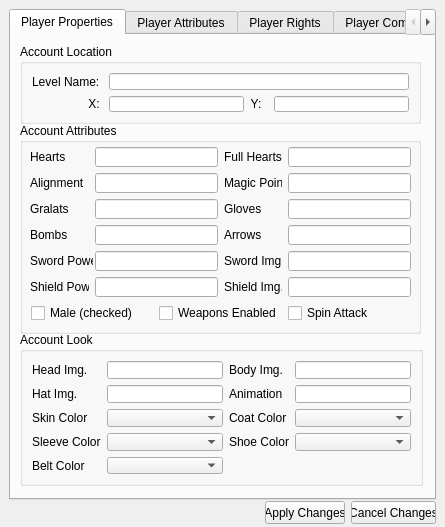
<ui version="4.0" >
 <class>CRCAccount</class>
 <widget class="QWidget" name="CRCAccount" >
  <property name="geometry" >
   <rect>
    <x>0</x>
    <y>0</y>
    <width>445</width>
    <height>527</height>
   </rect>
  </property>
  <property name="sizePolicy" >
   <sizepolicy>
    <hsizetype>0</hsizetype>
    <vsizetype>0</vsizetype>
    <horstretch>0</horstretch>
    <verstretch>0</verstretch>
   </sizepolicy>
  </property>
  <property name="windowTitle" >
   <string>Viewing Account: Joey (127.0.0.1)</string>
  </property>
  <property name="windowIcon" >
   <iconset resource="resource.qrc" >:/RC/remotecontrol.png</iconset>
  </property>
  <widget class="QTabWidget" name="tabWidget" >
   <property name="geometry" >
    <rect>
     <x>9</x>
     <y>9</y>
     <width>427</width>
     <height>491</height>
    </rect>
   </property>
   <property name="currentIndex" >
    <number>0</number>
   </property>
   <widget class="QWidget" name="tab_1" >
    <attribute name="title" >
     <string>Player Properties</string>
    </attribute>
    <widget class="QGroupBox" name="groupBox_5" >
     <property name="geometry" >
      <rect>
       <x>9</x>
       <y>9</y>
       <width>401</width>
       <height>80</height>
      </rect>
     </property>
     <property name="title" >
      <string>Account Location</string>
     </property>
     <layout class="QGridLayout" >
      <property name="margin" >
       <number>9</number>
      </property>
      <property name="spacing" >
       <number>6</number>
      </property>
      <item row="1" column="2" >
       <widget class="QLabel" name="label_17" >
        <property name="text" >
         <string>Y:  </string>
        </property>
        <property name="alignment" >
         <set>Qt::AlignRight|Qt::AlignTrailing|Qt::AlignVCenter</set>
        </property>
       </widget>
      </item>
      <item row="1" column="1" >
       <widget class="QLineEdit" name="ppX" />
      </item>
      <item row="1" column="3" >
       <widget class="QLineEdit" name="ppY" />
      </item>
      <item row="1" column="0" >
       <widget class="QLabel" name="label_16" >
        <property name="text" >
         <string>X: </string>
        </property>
        <property name="alignment" >
         <set>Qt::AlignRight|Qt::AlignTrailing|Qt::AlignVCenter</set>
        </property>
       </widget>
      </item>
      <item row="0" column="1" colspan="3" >
       <widget class="QLineEdit" name="ppLevel" />
      </item>
      <item row="0" column="0" >
       <widget class="QLabel" name="label_15" >
        <property name="text" >
         <string>Level Name: </string>
        </property>
       </widget>
      </item>
     </layout>
    </widget>
    <widget class="QGroupBox" name="groupBox_4" >
     <property name="geometry" >
      <rect>
       <x>9</x>
       <y>88</y>
       <width>401</width>
       <height>211</height>
      </rect>
     </property>
     <property name="title" >
      <string>Account Attributes</string>
     </property>
     <widget class="QLabel" name="label_3" >
      <property name="geometry" >
       <rect>
        <x>10</x>
        <y>24</y>
        <width>59</width>
        <height>20</height>
       </rect>
      </property>
      <property name="text" >
       <string>Hearts</string>
      </property>
     </widget>
     <widget class="QLabel" name="label_9" >
      <property name="geometry" >
       <rect>
        <x>204</x>
        <y>24</y>
        <width>58</width>
        <height>20</height>
       </rect>
      </property>
      <property name="text" >
       <string>Full Hearts</string>
      </property>
     </widget>
     <widget class="QLabel" name="label_4" >
      <property name="geometry" >
       <rect>
        <x>10</x>
        <y>50</y>
        <width>59</width>
        <height>20</height>
       </rect>
      </property>
      <property name="text" >
       <string>Alignment</string>
      </property>
     </widget>
     <widget class="QLabel" name="label_10" >
      <property name="geometry" >
       <rect>
        <x>204</x>
        <y>50</y>
        <width>58</width>
        <height>20</height>
       </rect>
      </property>
      <property name="text" >
       <string>Magic Points</string>
      </property>
     </widget>
     <widget class="QLabel" name="label_6" >
      <property name="geometry" >
       <rect>
        <x>10</x>
        <y>76</y>
        <width>59</width>
        <height>20</height>
       </rect>
      </property>
      <property name="text" >
       <string>Gralats</string>
      </property>
     </widget>
     <widget class="QLabel" name="label_11" >
      <property name="geometry" >
       <rect>
        <x>204</x>
        <y>76</y>
        <width>58</width>
        <height>20</height>
       </rect>
      </property>
      <property name="text" >
       <string>Gloves</string>
      </property>
     </widget>
     <widget class="QLabel" name="label_12" >
      <property name="geometry" >
       <rect>
        <x>204</x>
        <y>102</y>
        <width>58</width>
        <height>20</height>
       </rect>
      </property>
      <property name="text" >
       <string>Arrows</string>
      </property>
     </widget>
     <widget class="QLabel" name="label_7" >
      <property name="geometry" >
       <rect>
        <x>10</x>
        <y>154</y>
        <width>59</width>
        <height>20</height>
       </rect>
      </property>
      <property name="text" >
       <string>Shield Power</string>
      </property>
     </widget>
     <widget class="QLabel" name="label_13" >
      <property name="geometry" >
       <rect>
        <x>204</x>
        <y>128</y>
        <width>58</width>
        <height>20</height>
       </rect>
      </property>
      <property name="text" >
       <string>Sword Img.</string>
      </property>
     </widget>
     <widget class="QLabel" name="label_14" >
      <property name="geometry" >
       <rect>
        <x>204</x>
        <y>154</y>
        <width>58</width>
        <height>20</height>
       </rect>
      </property>
      <property name="text" >
       <string>Shield Img.</string>
      </property>
     </widget>
     <widget class="QLineEdit" name="ppMP" >
      <property name="geometry" >
       <rect>
        <x>268</x>
        <y>50</y>
        <width>123</width>
        <height>20</height>
       </rect>
      </property>
     </widget>
     <widget class="QLineEdit" name="ppGralats" >
      <property name="geometry" >
       <rect>
        <x>75</x>
        <y>76</y>
        <width>123</width>
        <height>20</height>
       </rect>
      </property>
     </widget>
     <widget class="QLineEdit" name="ppGlove" >
      <property name="geometry" >
       <rect>
        <x>268</x>
        <y>76</y>
        <width>123</width>
        <height>20</height>
       </rect>
      </property>
     </widget>
     <widget class="QLineEdit" name="ppArrows" >
      <property name="geometry" >
       <rect>
        <x>268</x>
        <y>102</y>
        <width>123</width>
        <height>20</height>
       </rect>
      </property>
     </widget>
     <widget class="QLabel" name="label_5" >
      <property name="geometry" >
       <rect>
        <x>10</x>
        <y>128</y>
        <width>63</width>
        <height>20</height>
       </rect>
      </property>
      <property name="text" >
       <string>Sword Power</string>
      </property>
     </widget>
     <widget class="QLabel" name="label_8" >
      <property name="geometry" >
       <rect>
        <x>10</x>
        <y>102</y>
        <width>59</width>
        <height>20</height>
       </rect>
      </property>
      <property name="text" >
       <string>Bombs</string>
      </property>
     </widget>
     <widget class="QLineEdit" name="ppBombs" >
      <property name="geometry" >
       <rect>
        <x>75</x>
        <y>102</y>
        <width>123</width>
        <height>20</height>
       </rect>
      </property>
     </widget>
     <widget class="QLineEdit" name="ppSwordImg" >
      <property name="geometry" >
       <rect>
        <x>268</x>
        <y>128</y>
        <width>123</width>
        <height>20</height>
       </rect>
      </property>
     </widget>
     <widget class="QLineEdit" name="ppShieldPower" >
      <property name="geometry" >
       <rect>
        <x>75</x>
        <y>154</y>
        <width>123</width>
        <height>20</height>
       </rect>
      </property>
     </widget>
     <widget class="QLineEdit" name="ppShieldImg" >
      <property name="geometry" >
       <rect>
        <x>268</x>
        <y>154</y>
        <width>123</width>
        <height>20</height>
       </rect>
      </property>
     </widget>
     <widget class="QLineEdit" name="ppPower" >
      <property name="geometry" >
       <rect>
        <x>75</x>
        <y>24</y>
        <width>123</width>
        <height>20</height>
       </rect>
      </property>
     </widget>
     <widget class="QLineEdit" name="ppMaxPower" >
      <property name="geometry" >
       <rect>
        <x>268</x>
        <y>24</y>
        <width>123</width>
        <height>20</height>
       </rect>
      </property>
     </widget>
     <widget class="QLineEdit" name="ppAP" >
      <property name="geometry" >
       <rect>
        <x>75</x>
        <y>50</y>
        <width>123</width>
        <height>20</height>
       </rect>
      </property>
     </widget>
     <widget class="QLineEdit" name="ppSwordPower" >
      <property name="geometry" >
       <rect>
        <x>75</x>
        <y>128</y>
        <width>123</width>
        <height>20</height>
       </rect>
      </property>
     </widget>
     <widget class="QCheckBox" name="ppGender" >
      <property name="geometry" >
       <rect>
        <x>11</x>
        <y>181</y>
        <width>122</width>
        <height>18</height>
       </rect>
      </property>
      <property name="text" >
       <string>Male (checked)</string>
      </property>
     </widget>
     <widget class="QCheckBox" name="ppWeapons" >
      <property name="geometry" >
       <rect>
        <x>139</x>
        <y>181</y>
        <width>123</width>
        <height>18</height>
       </rect>
      </property>
      <property name="text" >
       <string>Weapons Enabled</string>
      </property>
     </widget>
     <widget class="QCheckBox" name="ppSpin" >
      <property name="geometry" >
       <rect>
        <x>268</x>
        <y>181</y>
        <width>122</width>
        <height>18</height>
       </rect>
      </property>
      <property name="text" >
       <string>Spin Attack</string>
      </property>
     </widget>
    </widget>
    <widget class="QGroupBox" name="groupBox_6" >
     <property name="geometry" >
      <rect>
       <x>9</x>
       <y>297</y>
       <width>403</width>
       <height>154</height>
      </rect>
     </property>
     <property name="title" >
      <string>Account Look</string>
     </property>
     <layout class="QGridLayout" >
      <property name="margin" >
       <number>9</number>
      </property>
      <property name="spacing" >
       <number>6</number>
      </property>
      <item row="4" column="0" >
       <widget class="QLabel" name="label_26" >
        <property name="text" >
         <string>Belt Color</string>
        </property>
       </widget>
      </item>
      <item row="4" column="1" >
       <widget class="QComboBox" name="ppBelt" />
      </item>
      <item row="3" column="3" >
       <widget class="QComboBox" name="ppShoe" />
      </item>
      <item row="3" column="1" >
       <widget class="QComboBox" name="ppSleeve" />
      </item>
      <item row="2" column="3" >
       <widget class="QComboBox" name="ppCoat" />
      </item>
      <item row="0" column="3" >
       <widget class="QLineEdit" name="ppBody" />
      </item>
      <item row="0" column="1" >
       <widget class="QLineEdit" name="ppHead" />
      </item>
      <item row="2" column="1" >
       <widget class="QComboBox" name="ppSkin" />
      </item>
      <item row="1" column="1" >
       <widget class="QLineEdit" name="ppHat" />
      </item>
      <item row="3" column="2" >
       <widget class="QLabel" name="label_25" >
        <property name="text" >
         <string>Shoe Color</string>
        </property>
       </widget>
      </item>
      <item row="2" column="2" >
       <widget class="QLabel" name="label_24" >
        <property name="text" >
         <string>Coat Color</string>
        </property>
       </widget>
      </item>
      <item row="3" column="0" >
       <widget class="QLabel" name="label_23" >
        <property name="text" >
         <string>Sleeve Color</string>
        </property>
       </widget>
      </item>
      <item row="2" column="0" >
       <widget class="QLabel" name="label_22" >
        <property name="text" >
         <string>Skin Color</string>
        </property>
       </widget>
      </item>
      <item row="1" column="3" >
       <widget class="QLineEdit" name="ppAni" />
      </item>
      <item row="1" column="2" >
       <widget class="QLabel" name="label_21" >
        <property name="text" >
         <string>Animation</string>
        </property>
       </widget>
      </item>
      <item row="1" column="0" >
       <widget class="QLabel" name="label_20" >
        <property name="enabled" >
         <bool>true</bool>
        </property>
        <property name="text" >
         <string>Hat Img.</string>
        </property>
       </widget>
      </item>
      <item row="0" column="2" >
       <widget class="QLabel" name="label_19" >
        <property name="text" >
         <string>Body Img.</string>
        </property>
       </widget>
      </item>
      <item row="0" column="0" >
       <widget class="QLabel" name="label_18" >
        <property name="text" >
         <string>Head Img.</string>
        </property>
       </widget>
      </item>
     </layout>
    </widget>
   </widget>
   <widget class="QWidget" name="tab_2" >
    <attribute name="title" >
     <string>Player Attributes</string>
    </attribute>
    <widget class="QGroupBox" name="groupBox_8" >
     <property name="geometry" >
      <rect>
       <x>11</x>
       <y>158</y>
       <width>400</width>
       <height>140</height>
      </rect>
     </property>
     <property name="title" >
      <string>Account Flags</string>
     </property>
     <layout class="QGridLayout" >
      <property name="margin" >
       <number>9</number>
      </property>
      <property name="spacing" >
       <number>6</number>
      </property>
      <item row="0" column="0" >
       <widget class="QTextEdit" name="paFlags" >
        <property name="lineWrapMode" >
         <enum>QTextEdit::NoWrap</enum>
        </property>
       </widget>
      </item>
     </layout>
    </widget>
    <widget class="QGroupBox" name="groupBox_7" >
     <property name="geometry" >
      <rect>
       <x>11</x>
       <y>10</y>
       <width>400</width>
       <height>140</height>
      </rect>
     </property>
     <property name="title" >
      <string>Account Chests</string>
     </property>
     <layout class="QGridLayout" >
      <property name="margin" >
       <number>9</number>
      </property>
      <property name="spacing" >
       <number>6</number>
      </property>
      <item row="0" column="0" >
       <widget class="QTextEdit" name="paChests" >
        <property name="lineWrapMode" >
         <enum>QTextEdit::NoWrap</enum>
        </property>
       </widget>
      </item>
     </layout>
    </widget>
    <widget class="QGroupBox" name="groupBox_9" >
     <property name="geometry" >
      <rect>
       <x>11</x>
       <y>304</y>
       <width>400</width>
       <height>151</height>
      </rect>
     </property>
     <property name="title" >
      <string>Account Weapons</string>
     </property>
     <layout class="QGridLayout" >
      <property name="margin" >
       <number>9</number>
      </property>
      <property name="spacing" >
       <number>6</number>
      </property>
      <item row="0" column="0" >
       <widget class="QTextEdit" name="paWeapons" >
        <property name="lineWrapMode" >
         <enum>QTextEdit::NoWrap</enum>
        </property>
       </widget>
      </item>
     </layout>
    </widget>
   </widget>
   <widget class="QWidget" name="tab_3" >
    <attribute name="title" >
     <string>Player Rights</string>
    </attribute>
    <widget class="QGroupBox" name="groupBox_2" >
     <property name="geometry" >
      <rect>
       <x>9</x>
       <y>321</y>
       <width>405</width>
       <height>131</height>
      </rect>
     </property>
     <property name="title" >
      <string>Acccount Folders</string>
     </property>
     <layout class="QGridLayout" >
      <property name="margin" >
       <number>9</number>
      </property>
      <property name="spacing" >
       <number>6</number>
      </property>
      <item row="0" column="0" >
       <widget class="QTextEdit" name="prFolders" >
        <property name="lineWrapMode" >
         <enum>QTextEdit::NoWrap</enum>
        </property>
       </widget>
      </item>
     </layout>
    </widget>
    <widget class="QGroupBox" name="groupBox_3" >
     <property name="geometry" >
      <rect>
       <x>9</x>
       <y>9</y>
       <width>405</width>
       <height>80</height>
      </rect>
     </property>
     <property name="title" >
      <string>Account Information</string>
     </property>
     <layout class="QGridLayout" >
      <property name="margin" >
       <number>9</number>
      </property>
      <property name="spacing" >
       <number>6</number>
      </property>
      <item row="1" column="2" >
       <widget class="QLineEdit" name="prIPRange" />
      </item>
      <item row="0" column="0" >
       <widget class="QLabel" name="label" >
        <property name="text" >
         <string>Account Name</string>
        </property>
       </widget>
      </item>
      <item row="0" column="1" >
       <spacer>
        <property name="orientation" >
         <enum>Qt::Horizontal</enum>
        </property>
        <property name="sizeHint" >
         <size>
          <width>40</width>
          <height>20</height>
         </size>
        </property>
       </spacer>
      </item>
      <item row="1" column="1" >
       <spacer>
        <property name="orientation" >
         <enum>Qt::Horizontal</enum>
        </property>
        <property name="sizeHint" >
         <size>
          <width>40</width>
          <height>20</height>
         </size>
        </property>
       </spacer>
      </item>
      <item row="1" column="0" >
       <widget class="QLabel" name="label_2" >
        <property name="text" >
         <string>IP Range</string>
        </property>
       </widget>
      </item>
      <item row="0" column="2" >
       <widget class="QLineEdit" name="prAccount" />
      </item>
     </layout>
    </widget>
    <widget class="QGroupBox" name="groupBox" >
     <property name="geometry" >
      <rect>
       <x>9</x>
       <y>95</y>
       <width>405</width>
       <height>220</height>
      </rect>
     </property>
     <property name="title" >
      <string>Account Rights</string>
     </property>
     <layout class="QGridLayout" >
      <property name="margin" >
       <number>9</number>
      </property>
      <property name="spacing" >
       <number>6</number>
      </property>
      <item row="6" column="1" >
       <widget class="QCheckBox" name="pr17" >
        <property name="text" >
         <string>Change server options</string>
        </property>
       </widget>
      </item>
      <item row="8" column="1" >
       <widget class="QCheckBox" name="pr19" >
        <property name="text" >
         <string>Edit folder rights</string>
        </property>
       </widget>
      </item>
      <item row="0" column="0" >
       <widget class="QCheckBox" name="pr1" >
        <property name="text" >
         <string>Warpto x y</string>
        </property>
       </widget>
      </item>
      <item row="8" column="0" >
       <widget class="QCheckBox" name="pr9" >
        <property name="text" >
         <string>Reset attributes</string>
        </property>
       </widget>
      </item>
      <item row="1" column="1" >
       <widget class="QCheckBox" name="pr12" >
        <property name="text" >
         <string>Set server flags</string>
        </property>
       </widget>
      </item>
      <item row="5" column="1" >
       <widget class="QCheckBox" name="pr16" >
        <property name="text" >
         <string>Empty 2</string>
        </property>
       </widget>
      </item>
      <item row="4" column="0" >
       <widget class="QCheckBox" name="pr5" >
        <property name="text" >
         <string>Disconnect players</string>
        </property>
       </widget>
      </item>
      <item row="2" column="1" >
       <widget class="QCheckBox" name="pr13" >
        <property name="text" >
         <string>Change rights</string>
        </property>
       </widget>
      </item>
      <item row="3" column="1" >
       <widget class="QCheckBox" name="pr14" >
        <property name="text" >
         <string>Ban players</string>
        </property>
       </widget>
      </item>
      <item row="5" column="0" >
       <widget class="QCheckBox" name="pr6" >
        <property name="text" >
         <string>View player attributes</string>
        </property>
       </widget>
      </item>
      <item row="0" column="1" >
       <widget class="QCheckBox" name="pr11" >
        <property name="text" >
         <string>Empty 1</string>
        </property>
       </widget>
      </item>
      <item row="7" column="1" >
       <widget class="QCheckBox" name="pr18" >
        <property name="text" >
         <string>Edit folder configuration</string>
        </property>
       </widget>
      </item>
      <item row="6" column="0" >
       <widget class="QCheckBox" name="pr7" >
        <property name="text" >
         <string>Set player attributes</string>
        </property>
       </widget>
      </item>
      <item row="2" column="0" >
       <widget class="QCheckBox" name="pr3" >
        <property name="text" >
         <string>Warp players</string>
        </property>
       </widget>
      </item>
      <item row="4" column="1" >
       <widget class="QCheckBox" name="pr15" >
        <property name="text" >
         <string>Change comments</string>
        </property>
       </widget>
      </item>
      <item row="3" column="0" >
       <widget class="QCheckBox" name="pr4" >
        <property name="text" >
         <string>Update level</string>
        </property>
       </widget>
      </item>
      <item row="1" column="0" >
       <widget class="QCheckBox" name="pr2" >
        <property name="text" >
         <string>Warpto player</string>
        </property>
       </widget>
      </item>
      <item row="7" column="0" >
       <widget class="QCheckBox" name="pr8" >
        <property name="text" >
         <string>Set the own attributes</string>
        </property>
       </widget>
      </item>
      <item row="9" column="0" >
       <widget class="QCheckBox" name="pr10" >
        <property name="text" >
         <string>Admin messages</string>
        </property>
       </widget>
      </item>
      <item row="9" column="1" >
       <widget class="QCheckBox" name="pr20" >
        <property name="text" >
         <string>NPC-Control</string>
        </property>
       </widget>
      </item>
     </layout>
    </widget>
   </widget>
   <widget class="QWidget" name="tab_4" >
    <attribute name="title" >
     <string>Player Comments</string>
    </attribute>
    <widget class="QGroupBox" name="groupBox_10" >
     <property name="geometry" >
      <rect>
       <x>10</x>
       <y>10</y>
       <width>401</width>
       <height>151</height>
      </rect>
     </property>
     <property name="title" >
      <string>Player Ban</string>
     </property>
     <layout class="QGridLayout" >
      <property name="margin" >
       <number>9</number>
      </property>
      <property name="spacing" >
       <number>6</number>
      </property>
      <item row="0" column="1" >
       <spacer>
        <property name="orientation" >
         <enum>Qt::Horizontal</enum>
        </property>
        <property name="sizeHint" >
         <size>
          <width>40</width>
          <height>20</height>
         </size>
        </property>
       </spacer>
      </item>
      <item row="0" column="0" >
       <widget class="QLabel" name="label_27" >
        <property name="text" >
         <string>Predefined Ban Reasons</string>
        </property>
       </widget>
      </item>
      <item row="0" column="2" >
       <widget class="QCheckBox" name="pcBanned" >
        <property name="text" >
         <string>Currently Banned</string>
        </property>
       </widget>
      </item>
      <item row="2" column="0" colspan="3" >
       <widget class="QTextEdit" name="pcBanReason" />
      </item>
      <item row="1" column="0" colspan="3" >
       <widget class="QComboBox" name="pcBans" />
      </item>
     </layout>
    </widget>
    <widget class="QGroupBox" name="groupBox_11" >
     <property name="geometry" >
      <rect>
       <x>10</x>
       <y>170</y>
       <width>401</width>
       <height>281</height>
      </rect>
     </property>
     <property name="title" >
      <string>Player Comments</string>
     </property>
     <layout class="QGridLayout" >
      <property name="margin" >
       <number>9</number>
      </property>
      <property name="spacing" >
       <number>6</number>
      </property>
      <item row="0" column="0" >
       <widget class="QTextEdit" name="pcComments" />
      </item>
     </layout>
    </widget>
   </widget>
  </widget>
  <widget class="QPushButton" name="pApply" >
   <property name="geometry" >
    <rect>
     <x>265</x>
     <y>501</y>
     <width>80</width>
     <height>23</height>
    </rect>
   </property>
   <property name="text" >
    <string>Apply Changes</string>
   </property>
  </widget>
  <widget class="QPushButton" name="pCancel" >
   <property name="geometry" >
    <rect>
     <x>351</x>
     <y>501</y>
     <width>85</width>
     <height>23</height>
    </rect>
   </property>
   <property name="text" >
    <string>Cancel Changes</string>
   </property>
  </widget>
 </widget>
 <resources>
  <include location="resource.qrc" />
 </resources>
 <connections/>
</ui>
